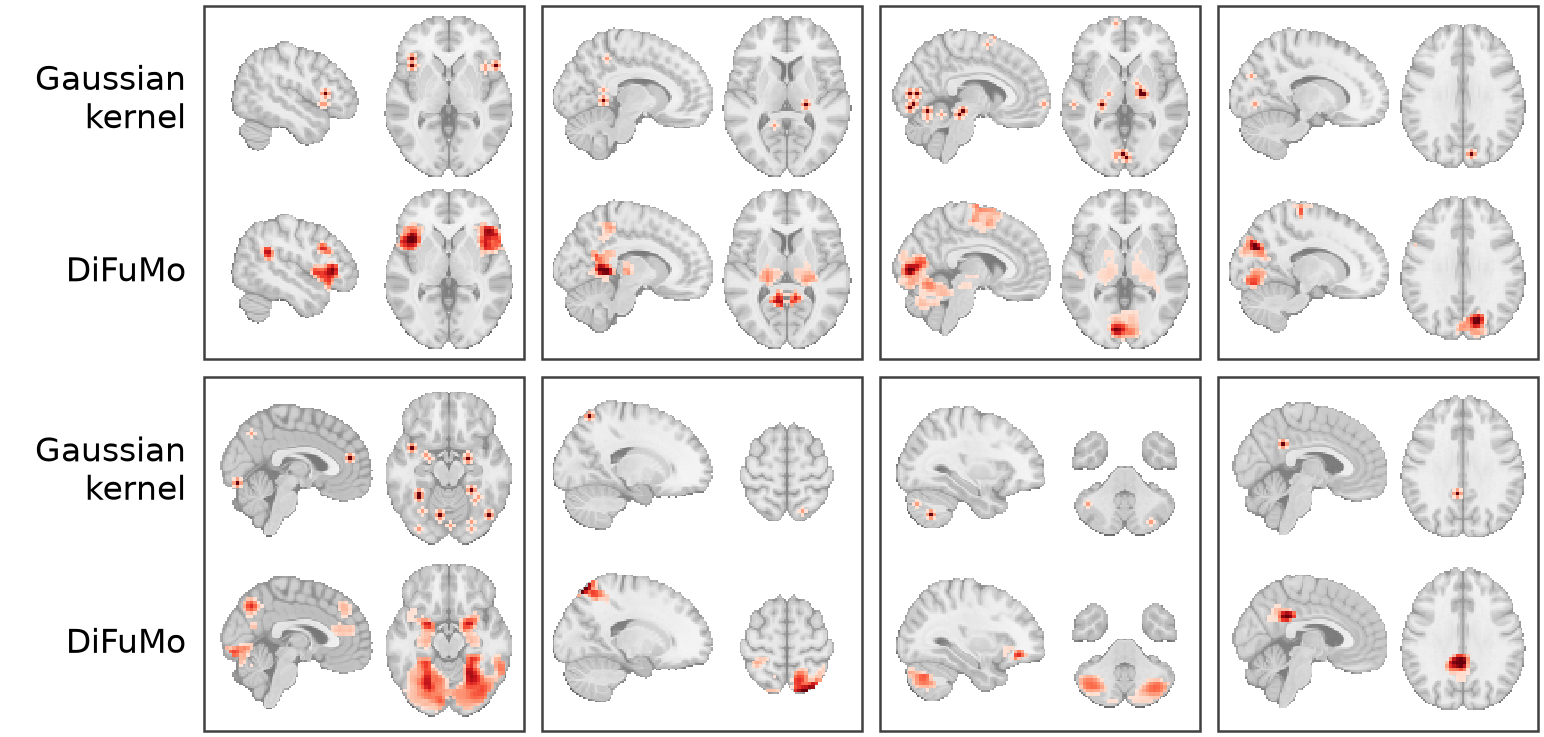

Source code (Python):
#!/usr/bin/env python
"""Fig. S2: Gaussian-kernel maps of single studies (top of each pair) vs their DiFuMo-512 reconstruction (bottom)
(docs/02_data/01_coordinate.ipynb). The top map is the per-study modeled activation of nimare's ALE kernel
(scripts/data/01_coordinate.py: every focus convolved with a 9 mm FWHM Gaussian, maximum over the foci); with one study
no ALE union across studies is taken, so it is a Gaussian-kernel map (the "ale" names below are the data files').

    .venv/bin/python scripts/figures/main/figS2_difumo_v_ale.py
"""
from __future__ import annotations

import numpy as np
from _shared import (
    FIG_FULL_W, banner, brain_views_mm, cache_file, cut_coords_for, data_dir, draw_brain_views, fig_parser, finalize,
    finish, get_logger, load_pt, save_pt, timed,
)

STEM = "figS2_difumo_v_ale"
log = get_logger(STEM)
PER_ROW = 4  # examples per row
VIEWS = "xz"  # sagittal and axial


def parse_args():
    p = fig_parser("Fig. S2: Gaussian-kernel maps vs DiFuMo reconstruction.")
    p.add_argument("--n-examples", type=int, default=8, help="Examples (<= 20), four per row.")
    p.add_argument("--threshold", type=float, default=0.1, help="Display threshold (the notebook's vmin).")
    return finalize(p.parse_args())


def compute(args):
    """Example rows of neuro_vectors(_ale).pt (scripts/data/01_coordinate.py), else the PNGs in data_dir/difumo_examples/."""
    cache = cache_file(args, "figS2_examples")
    if cache.exists() and not args.force:
        log.info("cache hit %s", cache)
        return load_pt(cache)
    import pandas as pd
    import torch

    dd = data_dir()
    a, b = dd / "neuro_vectors.pt", dd / "neuro_vectors_ale.pt"
    n = min(20, args.n_examples, args.max_samples or 20)
    if a.exists() and b.exists():
        with timed("load example rows", log, args.cache_dir, stage=STEM):
            pa = torch.load(a, map_location="cpu", weights_only=False, mmap=True)
            pb = torch.load(b, map_location="cpu", weights_only=False, mmap=True)
            pm, pm_ale = np.asarray(pa["pmid"]), np.asarray(pb["pmid"])
            mask = pd.Series(pm_ale).isin(pm).to_numpy()
            rows_ale = np.flatnonzero(mask)
            if not np.array_equal(pm_ale[mask], pm):
                raise RuntimeError("neuro_vectors_ale.pt and neuro_vectors.pt pmids do not align")
            torch.manual_seed(0)  # the notebook's 20 examples
            inds = torch.randperm(len(pm))[:20].numpy()[:n]
            difumo = np.asarray(pa["neuro_vectors"][torch.as_tensor(inds)], dtype="float32")
            ale = np.asarray(pb["neuro_vectors"][torch.as_tensor(rows_ale[inds])], dtype="float32")
        payload = {"mode": "data", "difumo": difumo, "ale": ale, "pmids": pm[inds].tolist()}
    else:
        png_dir = dd / "difumo_examples"
        pairs = [(png_dir / f"{i:02d}_ale.png", png_dir / f"{i:02d}_difumo.png") for i in range(n)]
        if not all(p.exists() and q.exists() for p, q in pairs):
            raise FileNotFoundError(f"Neither {a}/{b} nor the cached PNGs in {png_dir} are available; "
                                    "run scripts/data/01_coordinate.py first.")
        log.warning("neuro_vectors(_ale).pt not found: composing the figure from cached PNGs in %s", png_dir)
        payload = {"mode": "png", "pairs": [(str(p), str(q)) for p, q in pairs]}
    save_pt(cache, payload)
    return payload


def _crop_white(arr: np.ndarray) -> np.ndarray:
    gray = arr[..., :3].mean(axis=2)
    mask = gray < 250
    if not mask.any():
        return arr
    ys, xs = np.where(mask)
    return arr[ys.min():ys.max() + 1, xs.min():xs.max() + 1]


def render(args, payload):
    """Examples in rows of PER_ROW, each a framed pair: Gaussian kernel above DiFuMo, sagittal and axial views at the
    DiFuMo map's cut coordinates."""
    import matplotlib.pyplot as plt
    from matplotlib.patches import Rectangle

    plt.rcParams["savefig.bbox"] = "standard"  # the saved figure is exactly FIG_FULL_W wide
    fs = args.font_size
    n = len(payload["difumo"]) if payload["mode"] == "data" else len(payload["pairs"])
    n_rows = -(-n // PER_ROW)
    left_in, gap_in, pad = 0.68, 0.06, 0.03
    cell_w = (FIG_FULL_W - left_in - 0.02 - gap_in * (PER_ROW - 1)) / PER_ROW
    wmm, hmm = brain_views_mm(VIEWS)
    brain_h = (cell_w - 2 * pad - 0.02) * hmm / wmm
    block_h = 2 * brain_h + 3 * pad
    fig_h = n_rows * block_h + (n_rows - 1) * gap_in + 0.04
    fig = plt.figure(figsize=(FIG_FULL_W, fig_h))
    W, H = FIG_FULL_W, fig_h
    if payload["mode"] == "data":
        from _shared import load_masker

        masker = load_masker()
    for c in range(n):
        row, col = divmod(c, PER_ROW)
        x0 = left_in + col * (cell_w + gap_in)
        y_top = H - 0.02 - row * (block_h + gap_in)
        if col == 0:
            for r, lab in enumerate(("Gaussian\nkernel", "DiFuMo")):
                fig.text((left_in - 0.06) / W, (y_top - pad - r * (brain_h + pad) - brain_h / 2) / H, lab, ha="right",
                         va="center", ma="right", fontsize=fs + 1, linespacing=1.15)
        if payload["mode"] == "data":
            img_d = masker.inverse_transform(payload["difumo"][c])
            img_a = masker.inverse_transform(payload["ale"][c])
            coords = cut_coords_for(img_d, activation_threshold=args.threshold)
        for r in range(2):
            box = (x0 + pad, y_top - pad - r * (brain_h + pad) - brain_h, cell_w - 2 * pad, brain_h)
            if payload["mode"] == "data":
                draw_brain_views(fig, (img_a, img_d)[r], box, views=VIEWS, cut_coords=coords, threshold=args.threshold,
                                 vmin=0.0, vmax=1.0)
            else:
                ax = fig.add_axes([box[0] / W, box[1] / H, box[2] / W, box[3] / H])
                ax.set_axis_off()
                ax.imshow(_crop_white(plt.imread(payload["pairs"][c][r])))
        fig.add_artist(Rectangle((x0 / W, (y_top - block_h) / H), cell_w / W, block_h / H, transform=fig.transFigure,
                                 fill=False, edgecolor="0.25", lw=0.6))
    return fig


def main():
    args = parse_args()
    banner(log, args, STEM)
    payload = compute(args)
    with timed("render", log, args.cache_dir, stage=STEM):
        fig = render(args, payload)
        # no trained model: --model-dir only changes the cache tag
        finish(fig, STEM, args, log, text_dump={
            "mode": payload["mode"], "pmids": payload.get("pmids"), "pairs": payload.get("pairs"),
            "rows": "top: Gaussian-kernel map of one study (neuro_vectors_ale.pt: nimare ALEKernel modeled activation, "
                    "9 mm FWHM Gaussian per focus, maximum over foci, / kernel peak, clamped at 1); bottom: its DiFuMo-512 "
                    "reconstruction (neuro_vectors.pt)"})


if __name__ == "__main__":
    main()
